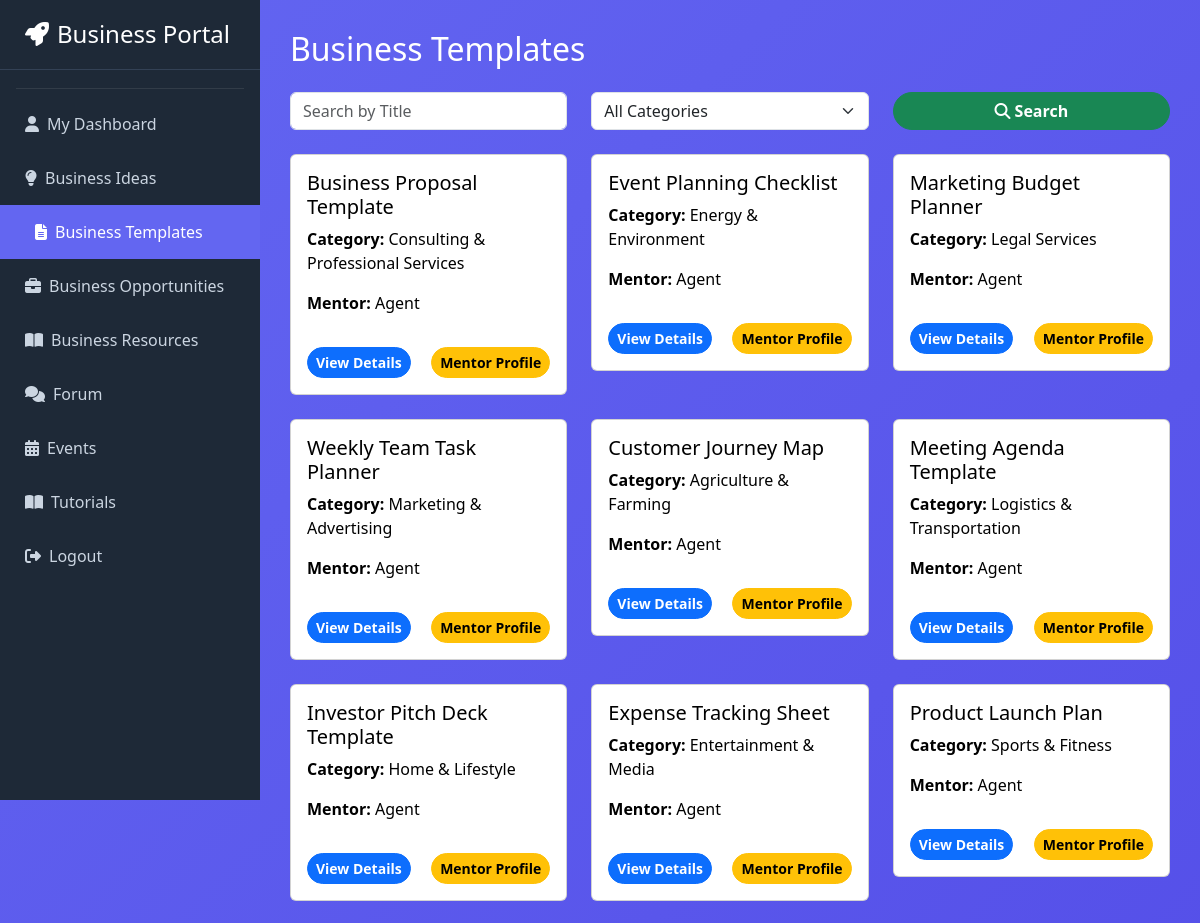
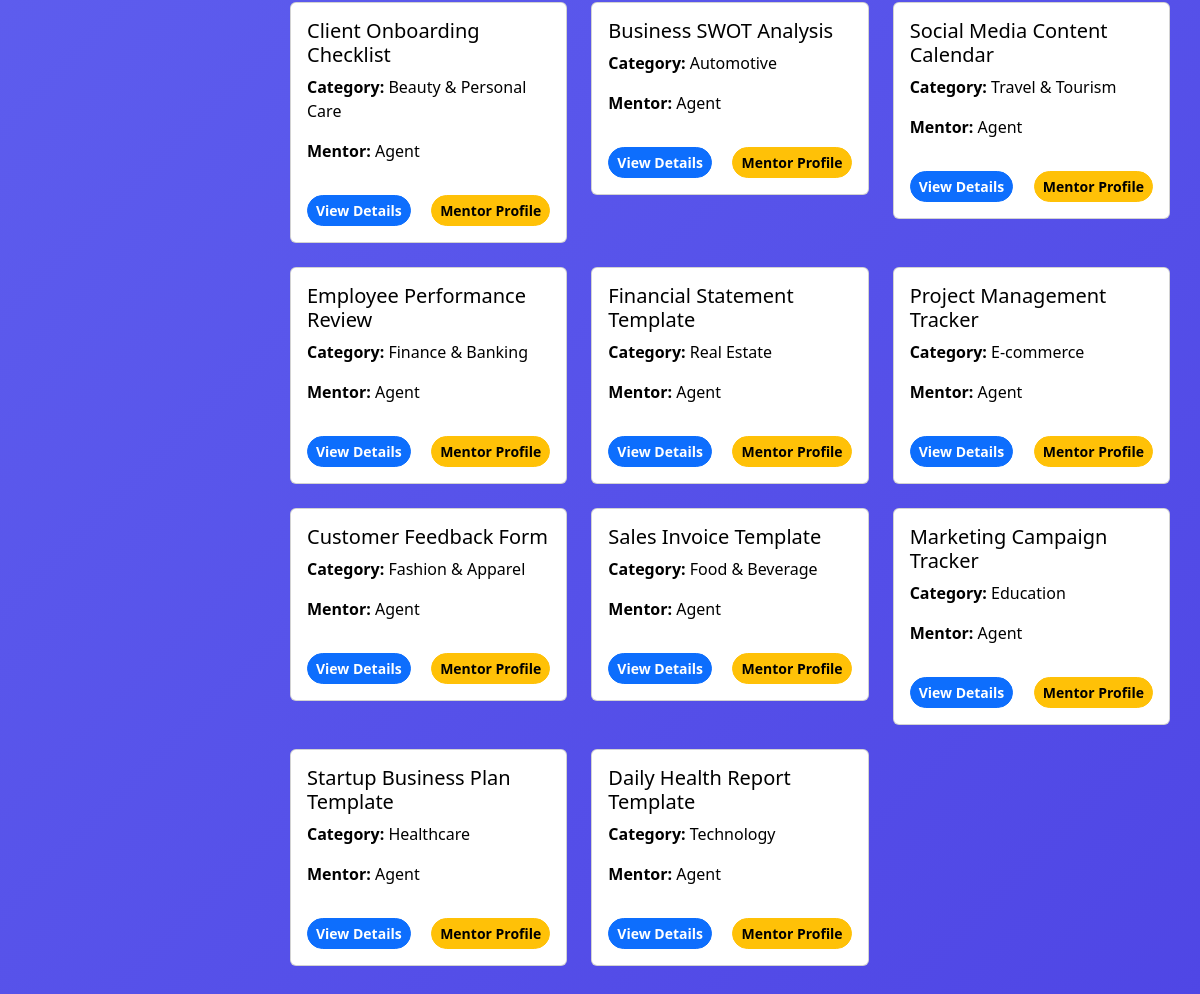
/user/user_templates.php (signed in), run on the app's committed database (2 pictures, top to bottom).
### tables this page shows
CREATE TABLE `business_templates` (
  `id` int(11) NOT NULL,
  `agent_id` int(11) NOT NULL COMMENT 'FK to users',
  `category_id` int(11) DEFAULT NULL COMMENT 'FK to business_categories',
  `title` varchar(255) NOT NULL,
  `description` text DEFAULT NULL,
  `file_url` varchar(500) NOT NULL,
  `created_at` timestamp NOT NULL DEFAULT current_timestamp(),
  `updated_at` timestamp NOT NULL DEFAULT current_timestamp() ON UPDATE current_timestamp()
);

CREATE TABLE `business_categories` (
  `id` int(11) NOT NULL,
  `name` varchar(100) NOT NULL,
  `description` text DEFAULT NULL,
  `created_at` timestamp NOT NULL DEFAULT current_timestamp()
);

CREATE TABLE `users` (
  `id` int(11) NOT NULL,
  `full_name` varchar(150) NOT NULL,
  `email` varchar(191) NOT NULL,
  `password_hash` varchar(255) NOT NULL,
  `role` enum('user','agent','admin') NOT NULL DEFAULT 'user',
  `status` enum('active','inactive','banned') NOT NULL DEFAULT 'active',
  `phone` varchar(20) DEFAULT NULL,
  `created_at` timestamp NOT NULL DEFAULT current_timestamp(),
  `updated_at` timestamp NOT NULL DEFAULT current_timestamp() ON UPDATE current_timestamp()
);

### user/user_templates.php (the view, shortened to what this page needs)
<?php
include 'config.php';
$search_title = isset($_GET['title']) ? mysqli_real_escape_string($conn, $_GET['title']) : '';
$sql = "
    SELECT bt.*, u.full_name AS agent_name, bc.name AS category_name
    FROM business_templates bt
    JOIN users u ON u.id = bt.agent_id
    LEFT JOIN business_categories bc ON bc.id = bt.category_id
    WHERE 1
";
$sql .= " ORDER BY bt.id DESC";
$result = mysqli_query($conn, $sql);
?>
<!DOCTYPE html>
<html lang="en">
<head>
<link href="https://cdn.jsdelivr.net/npm/bootstrap@5.3.3/dist/css/bootstrap.min.css" rel="stylesheet">
<link href="https://cdnjs.cloudflare.com/ajax/libs/font-awesome/6.5.0/css/all.min.css" rel="stylesheet">
</head>
<body>
<?php include 'sidebar.php'; ?>
<div class="main-content">
    <h2 class="mb-4 text-white">Business Templates</h2>
    <form method="GET" class="row mb-4">
        <div class="col-md-4">
            <input type="text" name="title" class="form-control" placeholder="Search by Title" value="<?= htmlspecialchars($search_title) ?>">
        </div>
        <div class="col-md-4">
            <select name="category_id" class="form-select">
                <option value="0">All Categories</option>
            </select>
        </div>
        <div class="col-md-4">
            <button type="submit" class="btn btn-success btn-action w-100"><i class="fas fa-search"></i> Search</button>
        </div>
    </form>
    <div class="row">
        <?php if(mysqli_num_rows($result) > 0): ?>
            <?php while($tpl = mysqli_fetch_assoc($result)): ?>
                <div class="col-md-4 mb-4">
                    <div class="card card-hover p-3">
                        <h5><?= htmlspecialchars($tpl['title']) ?></h5>
                        <p><strong>Category:</strong> <?= htmlspecialchars($tpl['category_name'] ?: 'N/A') ?></p>
                        <p><strong>Mentor:</strong> <?= htmlspecialchars($tpl['agent_name']) ?></p>
                        <div class="d-flex justify-content-between mt-3">
                            <a href="template_details.php?id=<?= $tpl['id'] ?>" class="btn btn-primary btn-sm btn-action">View Details</a>
                            <a href="mentor_profile.php?id=<?= $tpl['agent_id'] ?>" class="btn btn-warning btn-sm btn-action">Mentor Profile</a>
                        </div>
                    </div>
                </div>
            <?php endwhile; ?>
        <?php else: ?>
            <div class="col-12">
                <div class="alert alert-light text-dark">No templates found.</div>
            </div>
        <?php endif; ?>
    </div>
</div>
</body>
</html>

### user/user_templates.php (style rules this page uses)
body { background: linear-gradient(135deg, #6366f1 0%, #4f46e5 100%); min-height: 100vh; margin-left: 260px; color: #fff; }
.main-content { padding: 30px; }
.card-hover { transition: transform 0.3s, box-shadow 0.3s; color: #000; }
.btn-action { border-radius: 50px; font-weight: bold; }

### user/sidebar.php (style rules this page uses)
:root { --primary: #6366f1; --dark: #1e2937; }

### data on the page
business_templates: title "Business Proposal Template", category.name "Consulting & Professional Services", agent.full_name "Agent"
business_templates: title "Event Planning Checklist", category.name "Energy & Environment", agent.full_name "Agent"
business_templates: title "Marketing Budget Planner", category.name "Legal Services", agent.full_name "Agent"
business_templates: title "Weekly Team Task Planner", category.name "Marketing & Advertising", agent.full_name "Agent"
business_templates: title "Customer Journey Map", category.name "Agriculture & Farming", agent.full_name "Agent"
business_templates: title "Meeting Agenda Template", category.name "Logistics & Transportation", agent.full_name "Agent"
business_templates: title "Investor Pitch Deck Template", category.name "Home & Lifestyle", agent.full_name "Agent"
business_templates: title "Expense Tracking Sheet", category.name "Entertainment & Media", agent.full_name "Agent"
business_templates: title "Product Launch Plan", category.name "Sports & Fitness", agent.full_name "Agent"
business_templates: title "Client Onboarding Checklist", category.name "Beauty & Personal Care", agent.full_name "Agent"
business_templates: title "Business SWOT Analysis", category.name "Automotive", agent.full_name "Agent"
business_templates: title "Social Media Content Calendar", category.name "Travel & Tourism", agent.full_name "Agent"
business_templates: title "Employee Performance Review", category.name "Finance & Banking", agent.full_name "Agent"
business_templates: title "Financial Statement Template", category.name "Real Estate", agent.full_name "Agent"
business_templates: title "Project Management Tracker", category.name "E-commerce", agent.full_name "Agent"
business_templates: title "Customer Feedback Form", category.name "Fashion & Apparel", agent.full_name "Agent"
business_templates: title "Sales Invoice Template", category.name "Food & Beverage", agent.full_name "Agent"
business_templates: title "Marketing Campaign Tracker", category.name "Education", agent.full_name "Agent"
business_templates: title "Startup Business Plan Template", category.name "Healthcare", agent.full_name "Agent"
business_templates: title "Daily Health Report Template", category.name "Technology", agent.full_name "Agent"
